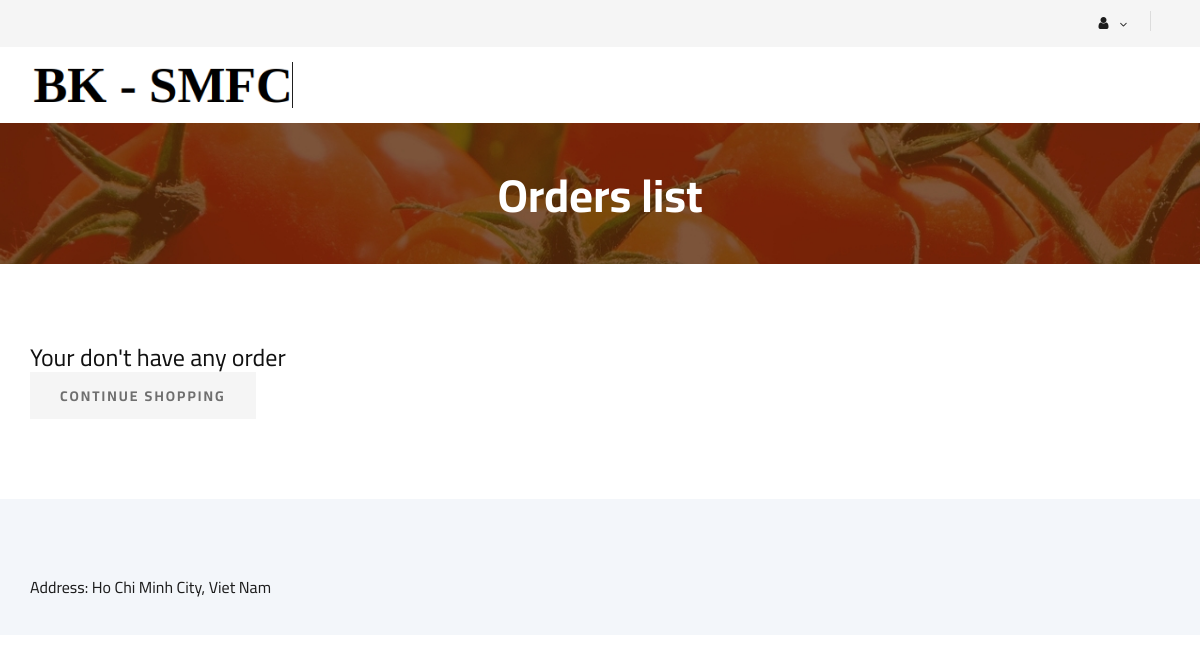
The page /customer/view-orders-list/ (signed in) on the database as committed earlier.
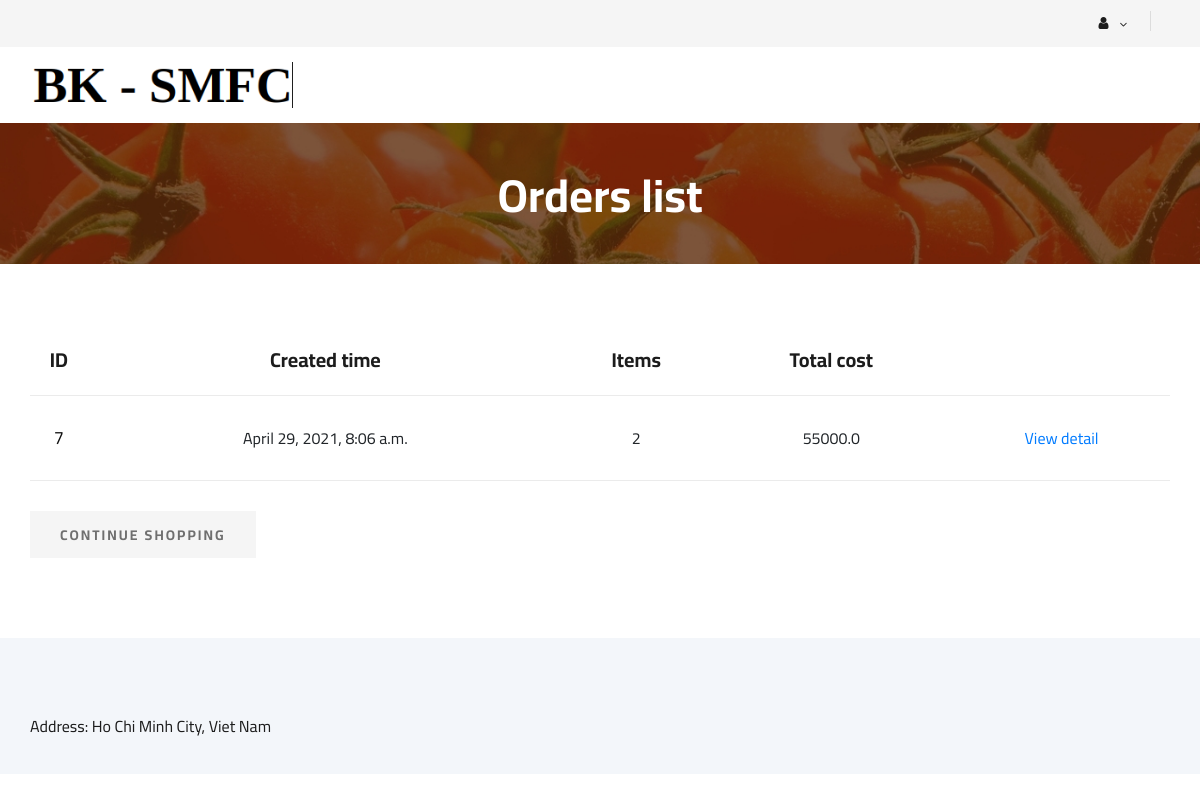
The same page on the database as committed later.
### model/models/order.py (models this page shows)
class Order(models.Model):
    customer = models.ForeignKey(Customer, on_delete=models.CASCADE)
    created = models.DateTimeField()
    @property
    def total_cost(self):
        all_items = OrderItem.objects.filter(order=self)
        sum = 0
        for item in all_items:
            sum = sum + item.total_price
        return round(sum, 4)
    @property
    def num_of_items(self):
        return OrderItem.objects.filter(order=self).count()
    class Meta:
        verbose_name = 'Order'
        verbose_name_plural = 'Orders'

class OrderItem(models.Model):
    order = models.ForeignKey(Order, on_delete=models.CASCADE)
    food = models.ForeignKey(Food, on_delete=models.CASCADE)
    quantity = models.IntegerField(default=0)
    created = models.DateTimeField()
    status = models.CharField(max_length=50, default='pending')
    @property
    def total_price(self):
        return round(self.food.price * self.quantity, 4)
    class Meta:
        verbose_name = 'OrderItems'
        verbose_name_plural = 'OrderItems'

### model/models/food.py (models this page shows, shortened)
class Food(models.Model):
    category = models.ForeignKey(Category, on_delete=models.CASCADE, blank=True)
    name = models.CharField(max_length=100)
    vendor = models.ForeignKey(Vendor, on_delete=models.CASCADE)
    description = models.TextField(blank=True, max_length=256)
    price = models.FloatField(default=0)
    image = models.ImageField(upload_to='food_images/%Y/%m/%d', blank=True)
    class Meta:
        verbose_name = 'Food'
        verbose_name_plural = 'Foods'

### customer/views.py (the view)
# urls.py: path('view-orders-list/', ViewOrdersList ,name='view-orders-list'),
def ViewOrdersList(request):
    context = {
        'orders': OrderManagement.get_orders_list(customer=request.user.customer)
    }
    return render(request, 'order/view-orders-list.html', context)

### customer/order.py (called while the page is built)
    @staticmethod
    def get_orders_list(customer):
        orders = list(Order.objects.filter(customer=customer))
        orders.reverse()
        return orders

### templates/order/view-orders-list.html (shortened to what this page needs)
{% extends 'order/base.html' %}
{% block BreadcrumbTitle%}
    <h2>Orders list</h2>
{% endblock %}
{% block content %}
    <section class="shoping-cart spad">
        {% if orders %}
            <div class="container">
                <div class="row">
                    <div class="col-lg-12">
                        <div class="shoping__cart__table">
                            <table>
                                <thead>
                                    <tr>
                                        <th>ID</th>
                                        <th>Created time</th>
                                        <th>Items</th>
                                        <th>Total cost</th>
                                        <th></th>
                                    </tr>
                                </thead>
                                <tbody>
                                    {% for order in orders %}
                                        <tr>
                                            <td>
                                                <h5>{{order.id}}</h5>
                                            </td>
                                            <td>
                                                {{order.created}}
                                            </td>
                                            <td>
                                                {{order.num_of_items}}
                                            </td>
                                            <td>
                                                {{order.total_cost}}
                                            </td>
                                            <td>
                                                <a href="{% url 'customer:view-order-detail' order.id %}">
                                                    <span>View detail</span>
                                                </a>
                                            </td>
                                        </tr>
                                    {% endfor %}
                                </tbody>
                            </table>
                        </div>
                    </div>
                </div>
                <div class="row">
                    <div class="col-lg-12">
                        <div class="shoping__cart__btns">
                            <a href="{% url 'customer:view-menu' %}" class="primary-btn cart-btn">CONTINUE SHOPPING</a>
                        </div>
                    </div>
                </div>
            </div>
        {% else %}
            <div class="container">
                <div class="row">
                    <div class="col-lg-12">
                          <div class="shoping__cart__btns">
                           <h4>Your don't have any order</h4>
                        </div>
                        <div class="shoping__cart__btns">
                            <a href="{% url 'customer:view-menu' %}" class="primary-btn cart-btn">CONTINUE SHOPPING</a>
                        </div>
                    </div>
            </div>
        {% endif %}
    </section>
{% endblock %}

Rows that differ between the two databases and show on the page:
added Order: id "7", created "April 29, 2021, 8:06 a.m.", num_of_items "2", total_cost "55000.0"
Other text that changed with them:
text no longer shown: "Your don't have any order"
text now shown: "ID Created time Items Total cost"
